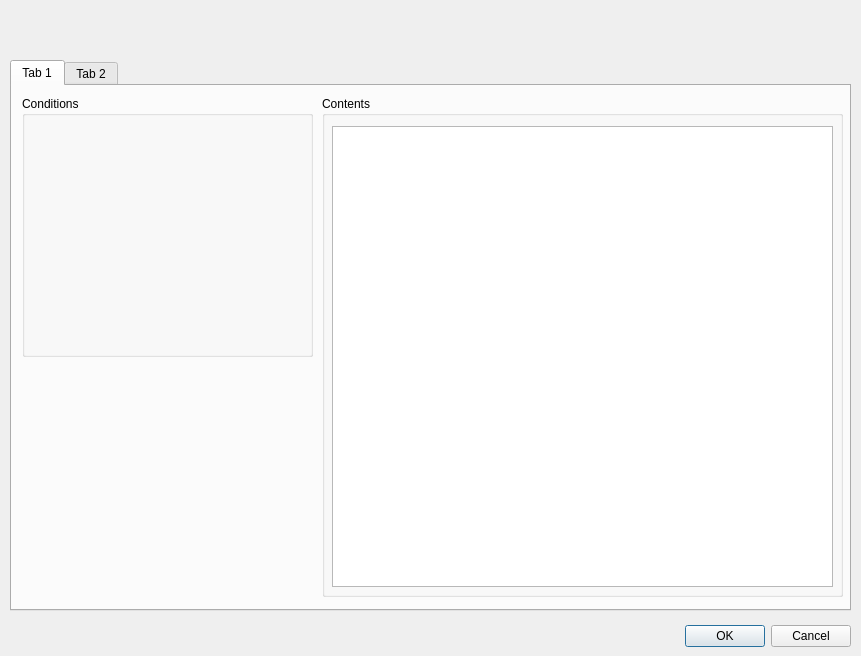
<?xml version="1.0" encoding="UTF-8"?>
<ui version="4.0">
 <class>AdlitiEventEditor</class>
 <widget class="QDialog" name="AdlitiEventEditor">
  <property name="geometry">
   <rect>
    <x>0</x>
    <y>0</y>
    <width>861</width>
    <height>656</height>
   </rect>
  </property>
  <property name="windowTitle">
   <string>Dialog</string>
  </property>
  <widget class="QDialogButtonBox" name="buttonBox">
   <property name="geometry">
    <rect>
     <x>510</x>
     <y>620</y>
     <width>341</width>
     <height>32</height>
    </rect>
   </property>
   <property name="orientation">
    <enum>Qt::Horizontal</enum>
   </property>
   <property name="standardButtons">
    <set>QDialogButtonBox::Cancel|QDialogButtonBox::Ok</set>
   </property>
  </widget>
  <widget class="QTabWidget" name="tabWidget">
   <property name="geometry">
    <rect>
     <x>10</x>
     <y>60</y>
     <width>841</width>
     <height>551</height>
    </rect>
   </property>
   <property name="currentIndex">
    <number>0</number>
   </property>
   <widget class="QWidget" name="tab">
    <attribute name="title">
     <string>Tab 1</string>
    </attribute>
    <widget class="QGroupBox" name="groupBox">
     <property name="geometry">
      <rect>
       <x>10</x>
       <y>10</y>
       <width>291</width>
       <height>261</height>
      </rect>
     </property>
     <property name="title">
      <string>Conditions</string>
     </property>
    </widget>
    <widget class="QGroupBox" name="groupBox_2">
     <property name="geometry">
      <rect>
       <x>310</x>
       <y>10</y>
       <width>521</width>
       <height>501</height>
      </rect>
     </property>
     <property name="title">
      <string>Contents</string>
     </property>
     <widget class="QListView" name="listView">
      <property name="geometry">
       <rect>
        <x>10</x>
        <y>30</y>
        <width>501</width>
        <height>461</height>
       </rect>
      </property>
     </widget>
    </widget>
   </widget>
   <widget class="QWidget" name="tab_2">
    <attribute name="title">
     <string>Tab 2</string>
    </attribute>
   </widget>
  </widget>
 </widget>
 <resources/>
 <connections>
  <connection>
   <sender>buttonBox</sender>
   <signal>accepted()</signal>
   <receiver>AdlitiEventEditor</receiver>
   <slot>accept()</slot>
   <hints>
    <hint type="sourcelabel">
     <x>248</x>
     <y>254</y>
    </hint>
    <hint type="destinationlabel">
     <x>157</x>
     <y>274</y>
    </hint>
   </hints>
  </connection>
  <connection>
   <sender>buttonBox</sender>
   <signal>rejected()</signal>
   <receiver>AdlitiEventEditor</receiver>
   <slot>reject()</slot>
   <hints>
    <hint type="sourcelabel">
     <x>316</x>
     <y>260</y>
    </hint>
    <hint type="destinationlabel">
     <x>286</x>
     <y>274</y>
    </hint>
   </hints>
  </connection>
 </connections>
</ui>
